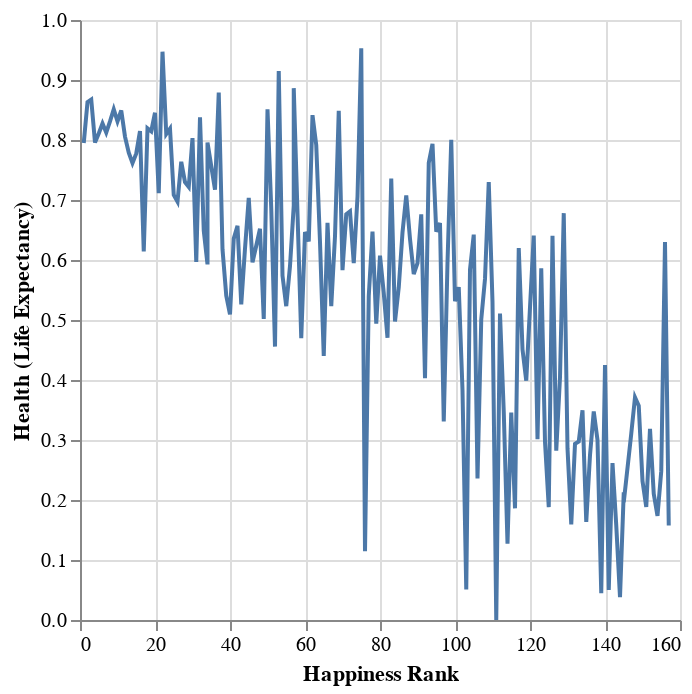

The code cell stored with this chart in its notebook:
### Code cell
alt.Chart(data).mark_line().encode(
    x='Happiness Rank',
    y='Health (Life Expectancy)'
)

### Figure 1 — Vega-Lite specification as saved in the notebook (floating-point values rounded to 4 significant figures; data arrays with more than 128 entries replaced by an {"elided": "..."} marker saying what was removed)
{"config": {"view": {"continuousWidth": 300, "continuousHeight": 300}}, "data": {"name": "data-5e601643f147ccceb8cef2df73f91dfd"}, "mark": {"type": "line"}, "encoding": {"x": {"field": "Happiness Rank", "type": "quantitative"}, "y": {"field": "Health (Life Expectancy)", "type": "quantitative"}}, "$schema": "https://vega.github.io/schema/vega-lite/v5.16.3.json", "datasets": {"data-5e601643f147ccceb8cef2df73f91dfd": {"elided": "157 records"}}}
